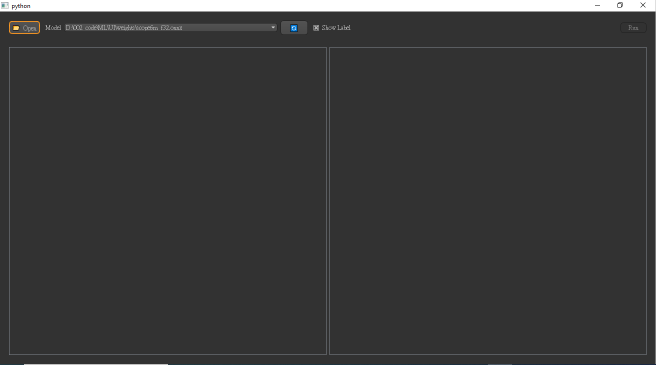
#> input picture defaultUI.PNG, 1312 x 729 px (shown at 1/2 size)
$ python -i dataset.py   (imports and definitions only)
#> lines starting #> are read from the running program, lines starting #| are printed output that depends on the picture; after the words box and inside, x2 and y2 are one past the last pixel; in counts of white or black regions, pixels touching at a corner belong together
import cv2 as cv
import numpy as np
import time
from PIL import Image
from typing import List
import os

class LoadData:
    # [29 lines left out: functions __init__, loadImage, not called in this run]

    def __len__(self):
        return self.nf

    def __iter__(self):
        self.count = 0
        return self

    # [6 lines left out: function __next__, not called in this run]

    def getImageFull(self):
        return self.data

def get_slice_bboxes(
    image_height: int,
    image_width: int,
    slice_height: int = None,
    slice_width: int = None,
    overlap_height_ratio: float = 0.2,
    overlap_width_ratio: float = 0.2,
) -> List[List[int]]:
    """Slices `image_pil` in crops.
    Corner values of each slice will be generated using the `slice_height`,
    `slice_width`, `overlap_height_ratio` and `overlap_width_ratio` arguments.

    Args:
        image_height (int): Height of the original image.
        image_width (int): Width of the original image.
        slice_height (int): Height of each slice. Default 512.
        slice_width (int): Width of each slice. Default 512.
        overlap_height_ratio(float): Fractional overlap in height of each
            slice (e.g. an overlap of 0.2 for a slice of size 100 yields an
            overlap of 20 pixels). Default 0.2.
        overlap_width_ratio(float): Fractional overlap in width of each
            slice (e.g. an overlap of 0.2 for a slice of size 100 yields an
            overlap of 20 pixels). Default 0.2.
        auto_slice_resolution (bool): if not set slice parameters such as slice_height and slice_width,
            it enables automatically calculate these params from image resolution and orientation.

    Returns:
        List[List[int]]: List of 4 corner coordinates for each N slices.
            [
                [slice_0_left, slice_0_top, slice_0_right, slice_0_bottom],
                ...
                [slice_N_left, slice_N_top, slice_N_right, slice_N_bottom]
            ]
    """
    slice_bboxes = []
    y_max = y_min = 0

    if slice_height and slice_width:
        y_overlap = int(overlap_height_ratio * slice_height)
        x_overlap = int(overlap_width_ratio * slice_width)
    else:
        raise ValueError("Compute type is not auto and slice width and height are not provided.")

    while y_max < image_height:
        x_min = x_max = 0
        y_max = y_min + slice_height
        while x_max < image_width:
            x_max = x_min + slice_width
            if y_max > image_height or x_max > image_width:
                xmax = min(image_width, x_max)
                ymax = min(image_height, y_max)
                xmin = max(0, xmax - slice_width)
                ymin = max(0, ymax - slice_height)
                slice_bboxes.append([xmin, ymin, xmax, ymax])
            else:
                slice_bboxes.append([x_min, y_min, x_max, y_max])
            x_min = x_max - x_overlap
        y_min = y_max - y_overlap
    return slice_bboxes

def sliceImage(image:np.array, slice_width=640, slice_height=640,
               overlap_width=0.2, overlap_height=0.2, rgb=False):
    if image is None:
        return None
    image_gray = image.copy()
    if len(image.shape) == 3:
        if rgb:
            image_gray = cv.cvtColor(image_gray, cv.COLOR_RGB2GRAY)
        else:
            image_gray = cv.cvtColor(image_gray, cv.COLOR_BGR2GRAY)
    h, w = image_gray.shape[:2]
    mask_range = getMask(image_gray)
    mask_thresh = getThreshold(image_gray, 50)
    concat_image = cv.merge([image_gray, mask_range, mask_thresh])
    # Get the bounding boxes for all the slices in a given image
    h, w = concat_image.shape[:2]
    bboxes = get_slice_bboxes(h, w,
                              slice_height=slice_height,
                              slice_width=slice_width,
                              overlap_height_ratio=overlap_height,
                              overlap_width_ratio=overlap_width)
    cells = []
    for slice_bbox in bboxes:
        # extract image
        tlx = slice_bbox[0]
        tly = slice_bbox[1]
        brx = slice_bbox[2]
        bry = slice_bbox[3]
        subImage = concat_image[tly:bry, tlx:brx]
        cells.append([subImage, f"{tlx}_{tly}"])
    return cells

# [22 lines left out: function _load_data, not called in this run]

def getMask(image:np.array, threshold:tuple = (100, 218)):
    lower = np.array(threshold[0], dtype="uint8")
    upper = np.array(threshold[1], dtype="uint8")
    mask = cv.inRange(image, lower, upper)
    mask = 255 - mask
    return mask

def getThreshold(image:np.array, threshold:int = 50):
    _, mask = cv.threshold(image, threshold, 255, cv.THRESH_BINARY)
    return mask

>>> import cv2
>>> picture = cv2.cvtColor(cv2.imread('../defaultUI.PNG'), cv2.COLOR_BGR2RGB)
>>> result = sliceImage(picture)
#> in getMask, `mask = cv.inRange(image, lower, upper)`:
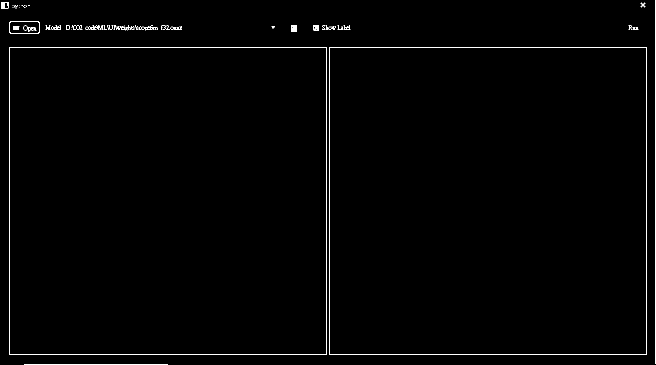
#> mask: shape (729, 1312) (shown at 1/2 size); 0.83% white in thin lines or dots
#> in getMask, `mask = 255 - mask`:
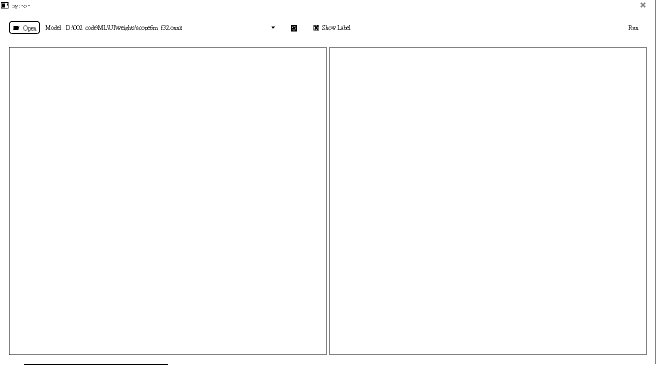
#> mask: shape (729, 1312) (shown at 1/2 size); 99.2% white; black in thin lines or dots
#> in getThreshold, `_, mask = cv.threshold(image, threshold, 255, cv.THRESH_BINARY)`:
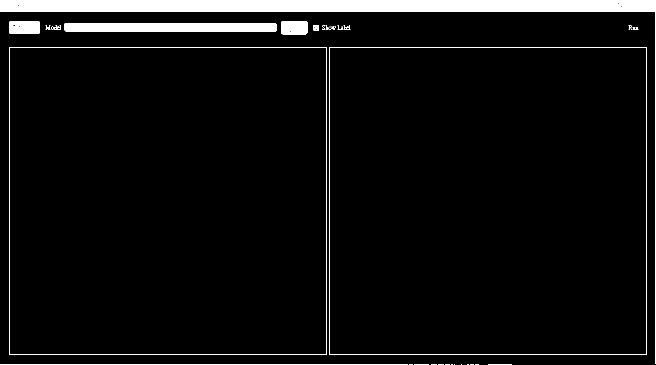
#> mask: shape (729, 1312) (shown at 1/2 size); 4.9% white; 53 white regions (34 under 20 px), largest, box (x1, y1, x2, y2) and area: (0, 0, 1312, 728) 30688, (128, 46, 554, 63) 6791, (18, 94, 653, 710) 2498
#> in sliceImage, `concat_image = cv.merge([image_gray, mask_range, mask_thresh])`:
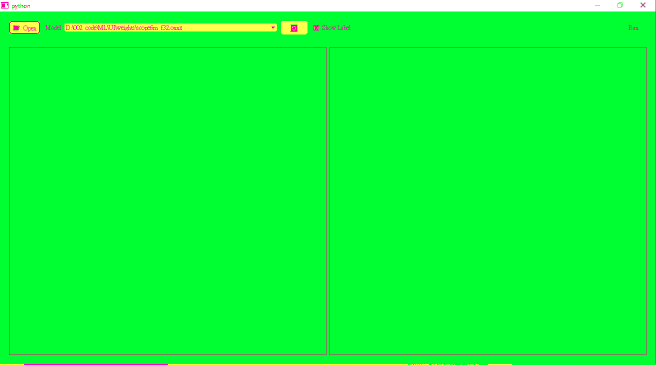
#> concat_image: shape (729, 1312, 3) (shown at 1/2 size); mean of channels 0, 1, 2 57.4, 252.9, 12.5; drawn as B, G, R
#> the loop in sliceImage, `for slice_bbox in bboxes:` made 6 passes
#> pass 1, in sliceImage, `subImage = concat_image[tly:bry, tlx:brx]`:
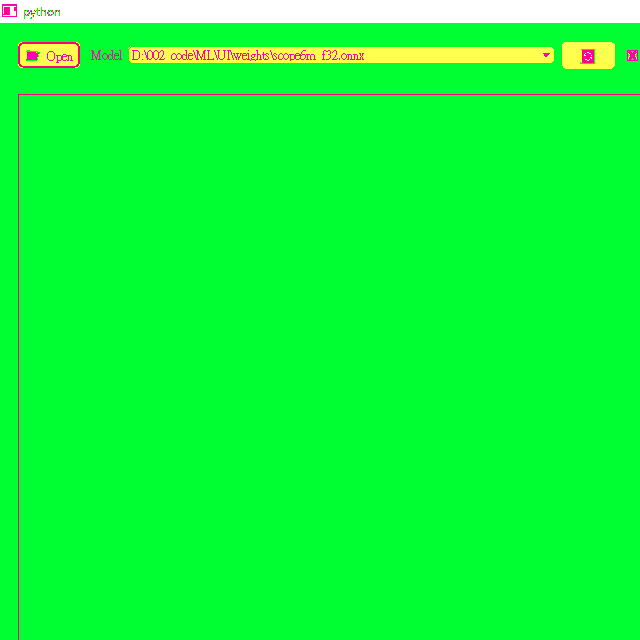
#> subImage: shape (640, 640, 3); mean of channels 0, 1, 2 58.5, 253.2, 16; drawn as B, G, R
#> pass 2, in sliceImage, `subImage = concat_image[tly:bry, tlx:brx]`:
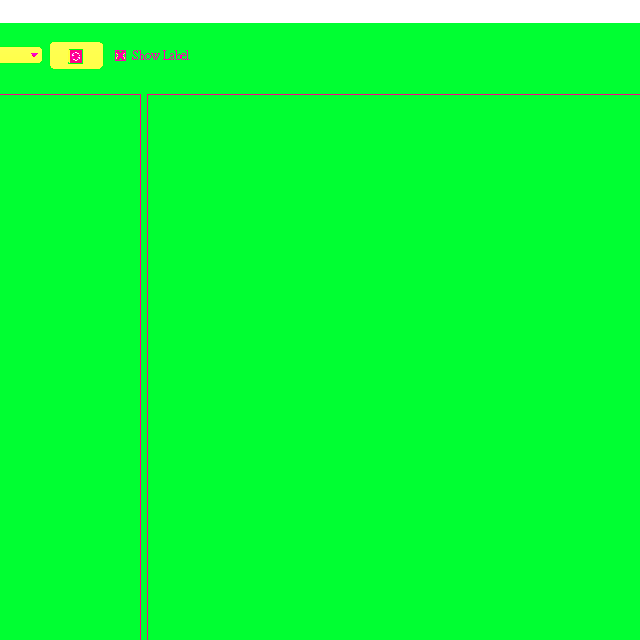
#> subImage: shape (640, 640, 3); mean of channels 0, 1, 2 58, 253.7, 11.7; drawn as B, G, R
#> pass 3, in sliceImage, `subImage = concat_image[tly:bry, tlx:brx]`:
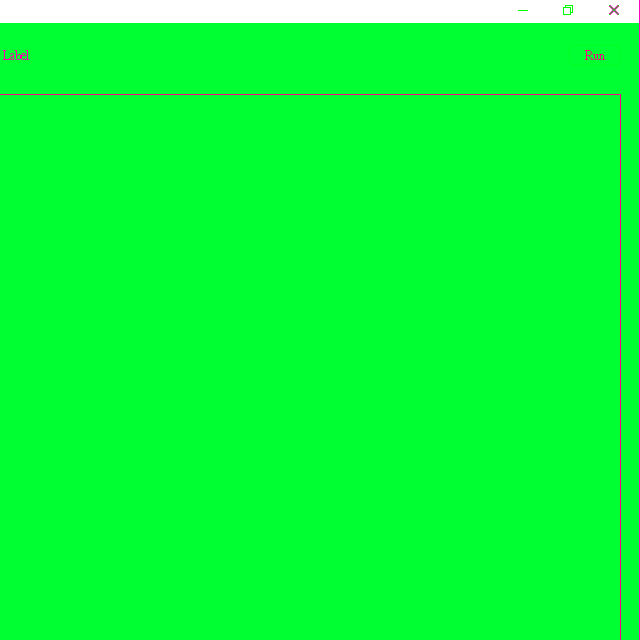
#> subImage: shape (640, 640, 3); mean of channels 0, 1, 2 57.8, 253.8, 10.3; drawn as B, G, R
#> after the loop in sliceImage, `for slice_bbox in bboxes:`: cells = 6 items
#> result = 6 items
